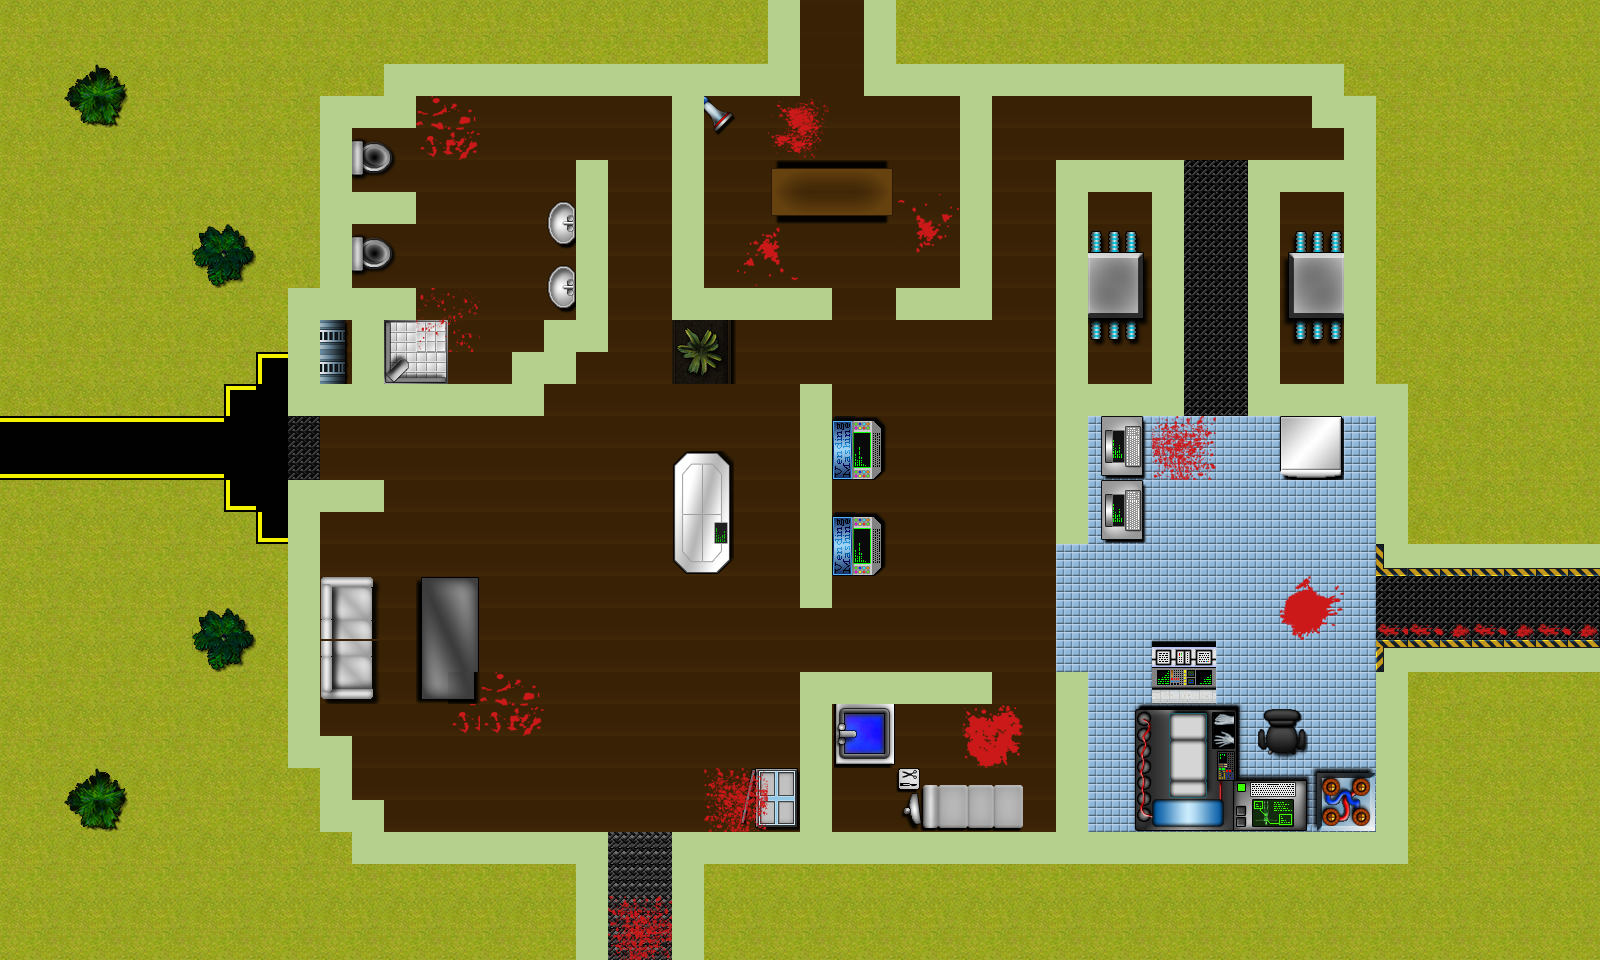

Rendered tile map (Tiled .tmx) drawn with the repository's tilesets; below, a short description and the map source with its tile grids summarised:
An orthogonal 50x30 tile map with 32x32 px tiles, 3 tile layers (Ground, Wall, decorations) and 103 objects (82x wall, 20x spawner, player).

<map version="1.8" tiledversion="1.8.2" orientation="orthogonal" renderorder="right-down" width="50" height="30" tilewidth="32" tileheight="32" infinite="0" nextlayerid="5" nextobjectid="123">
 <tileset firstgid="1" name="Tileset (1)" tilewidth="32" tileheight="32" tilecount="1088" columns="32">
  <image source="../img/Tileset (1).png" width="1024" height="1088" />
 </tileset>
 <layer id="1" name="Ground" width="50" height="30">
  <data>[1500 cells, 1500 non-empty, 22 distinct tile ids]</data>
 </layer>
 <layer id="2" name="Wall" width="50" height="30">
  <data>[1500 cells, 248 non-empty, 9 distinct tile ids]</data>
 </layer>
 <layer id="3" name="decorations" width="50" height="30">
  <data>[1500 cells, 209 non-empty, 149 distinct tile ids]</data>
 </layer>
 <objectgroup id="4" name="obstacles">
  <object id="1" name="wall" x="288" y="480" width="34.4723" height="283.889" />
  <object id="2" name="wall" x="320" y="736" width="34.4723" height="95.3057" />
  <object id="3" name="wall" x="352" y="800" width="32" height="60.8334" />
  <object id="6" name="wall" x="1088" y="160" width="96" height="32.4445" />
  <object id="7" name="wall" x="1088" y="384" width="96" height="32.4445" />
  <object id="8" name="wall" x="1152" y="192" width="32" height="189.597" />
  <object id="10" name="wall" x="800" y="672" width="190.806" height="29.4028" />
  <object id="11" name="wall" x="800" y="704" width="35.4862" height="127.75" />
  <object id="12" name="wall" x="288" y="384" width="257.528" height="33.4584" />
  <object id="13" name="wall" x="288" y="288" width="34.4723" height="89.2223" />
  <object id="14" name="wall" x="320" y="288" width="91.2501" height="30.4167" />
  <object id="15" name="wall" x="352.834" y="316.334" width="34.4723" height="63.8751" />
  <object id="16" name="wall" x="514.042" y="353.848" width="63.8751" height="27.375" />
  <object id="17" name="wall" x="545.473" y="322.417" width="65.9029" height="30.4167" />
  <object id="18" name="wall" x="574.876" y="162.222" width="34.4723" height="157.153" />
  <object id="19" name="wall" x="320" y="96" width="33.4584" height="189.597" />
  <object id="20" name="wall" x="352" y="96" width="60.8334" height="30.4167" />
  <object id="21" name="wall" x="350.806" y="192.639" width="67.9306" height="29.4028" />
  <object id="23" name="wall" x="672" y="96" width="33.4584" height="221.028" />
  <object id="24" name="wall" x="704" y="288" width="126.736" height="28.3889" />
  <object id="25" name="wall" x="960" y="96" width="34.4723" height="222.042" />
  <object id="26" name="wall" x="896" y="288" width="58.8056" height="28.3889" />
  <object id="27" name="wall" x="800" y="384" width="34.4723" height="225.084" />
  <object id="28" name="wall" x="320" y="480" width="60.8334" height="35.4862" />
  <object id="29" name="wall" x="681.334" y="462.334" width="43.5973" height="103.417" />
  <object id="31" name="wall" x="687.418" y="344.723" width="36.5001" height="28.3889" />
  <object id="32" name="wall" x="554.598" y="276.792" width="17.2361" height="22.3056" />
  <object id="33" name="wall" x="554.598" y="210.889" width="17.2361" height="26.3611" />
  <object id="34" name="wall" x="358.917" y="243.334" width="17.2361" height="21.2917" />
  <object id="35" name="wall" x="355.875" y="148.028" width="18.25" height="22.3056" />
  <object id="36" name="wall" x="329.514" y="576" width="24.3334" height="128" />
  <object id="38" name="wall" x="757.376" y="771.571" width="34.4723" height="52.7223" />
  <object id="40" name="wall" x="835.446" y="707.695" width="58.8056" height="55.764" />
  <object id="41" name="wall" x="899.321" y="769.543" width="19.2639" height="17.2361" />
  <object id="42" name="wall" x="920.612" y="783.737" width="102.403" height="41.5695" />
  <object id="43" name="wall" x="836.459" y="520.126" width="41.5695" height="53.7362" />
  <object id="44" name="wall" x="837.473" y="425.834" width="40.5556" height="49.6806" />
  <object id="45" name="wall" x="770.557" y="171.347" width="125.722" height="45.6251" />
  <object id="46" name="wall" x="1103.11" y="419.751" width="26.3611" height="53.7362" />
  <object id="47" name="wall" x="1101.08" y="480.584" width="26.3611" height="60.8334" />
  <object id="48" name="wall" x="992" y="64" width="353.848" height="32" />
  <object id="49" name="wall" x="1312" y="96" width="62.8612" height="32.4445" />
  <object id="50" name="wall" x="1342.39" y="127.75" width="33.4584" height="286.931" />
  <object id="51" name="wall" x="1248.1" y="161.209" width="33.4584" height="253.473" />
  <object id="52" name="wall" x="1280" y="160" width="58.8056" height="32" />
  <object id="53" name="wall" x="1283.59" y="384.264" width="57.7917" height="31.4306" />
  <object id="54" name="wall" x="1151.78" y="651.931" width="65.9029" height="51.7084" />
  <object id="55" name="wall" x="1135.56" y="716.82" width="95.3057" height="111.528" />
  <object id="56" name="wall" x="1088" y="832" width="317.348" height="32.4445" />
  <object id="57" name="wall" x="1376" y="640" width="35.4862" height="188.584" />
  <object id="58" name="wall" x="1326.17" y="778.668" width="42.5834" height="45.6251" />
  <object id="59" name="wall" x="1235.93" y="783.737" width="68.9445" height="43.5973" />
  <object id="60" name="wall" x="1273.45" y="735.07" width="21.2917" height="10.1389" />
  <object id="61" name="wall" x="1285.61" y="419.751" width="58.39" height="51.7084" />
  <object id="62" name="wall" x="1376" y="384" width="32.4445" height="192" />
  <object id="63" name="wall" x="1411.34" y="544.459" width="181.486" height="30.4167" />
  <object id="64" name="wall" x="1414.38" y="644.834" width="181.486" height="25.3473" />
  <object id="65" name="wall" x="1592.82" y="546.487" width="71.9862" height="29.4028" />
  <object id="66" name="wall" x="1596.88" y="642.806" width="70.9723" height="30.4167" />
  <object id="67" name="wall" x="1640.47" y="576.904" width="30.4167" height="68.9445" />
  <object id="68" name="player" x="32" y="448" width="17.6094" height="17.6094" />
  <object id="70" name="wall" x="212.128" y="243.449" width="24.2025" height="22.7788" />
  <object id="71" name="wall" x="88.268" y="85.4207" width="19.9315" height="22.7788" />
  <object id="72" name="wall" x="216.399" y="632.113" width="15.6605" height="17.0841" />
  <object id="73" name="wall" x="89.6917" y="792.988" width="17.0841" height="19.9315" />
  <object id="74" name="wall" x="845.664" y="710.415" width="34.1683" height="49.8287" />
  <object id="86" name="wall" x="384" y="832" width="224" height="32" />
  <object id="87" name="wall" x="576" y="864" width="32" height="96" />
  <object id="88" name="wall" x="672" y="864" width="32" height="96" />
  <object id="89" name="wall" x="672" y="832" width="416" height="32" />
  <object id="90" name="wall" x="384" y="64" width="384" height="32" />
  <object id="91" name="wall" x="768" y="0" width="32" height="96" />
  <object id="92" name="wall" x="864" y="0" width="32" height="96" />
  <object id="93" name="wall" x="896" y="64" width="96" height="32" />
  <object id="94" name="wall" x="1056" y="160" width="32" height="384" />
  <object id="95" name="wall" x="1056" y="672" width="32" height="160" />
  <object id="96" name="wall" x="418.847" y="576" width="54.0343" height="128" />
  <object id="97" name="wall" x="768" y="-64" width="32" height="64" />
  <object id="98" name="wall" x="800" y="-64" width="96" height="32" />
  <object id="99" name="wall" x="864" y="-32" width="32" height="32" />
  <object id="100" name="wall" x="576" y="960" width="32" height="64" />
  <object id="101" name="wall" x="608" y="992" width="96" height="32" />
  <object id="102" name="wall" x="672" y="960" width="32" height="32" />
  <object id="103" name="spawner" x="1199.89" y="453.291" width="36.0655" height="39.2713" />
  </objectgroup>
</map>
<!-- 19 of 103 objects omitted -->
